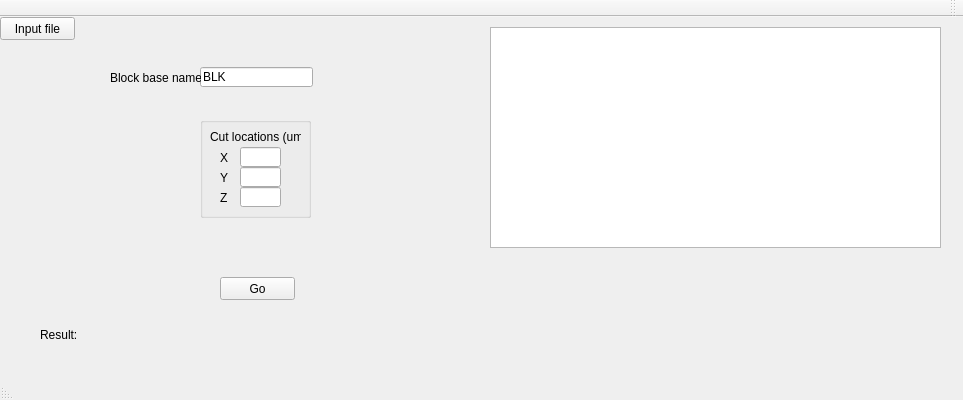
<?xml version="1.0" encoding="UTF-8"?>
<ui version="4.0">
 <class>MainWindow</class>
 <widget class="QMainWindow" name="MainWindow">
  <property name="geometry">
   <rect>
    <x>0</x>
    <y>0</y>
    <width>963</width>
    <height>400</height>
   </rect>
  </property>
  <property name="windowTitle">
   <string>Cut a SpatialGraph file into blocks</string>
  </property>
  <property name="layoutDirection">
   <enum>Qt::RightToLeft</enum>
  </property>
  <widget class="QWidget" name="centralWidget">
   <widget class="QPushButton" name="pushButtonInFile">
    <property name="geometry">
     <rect>
      <x>0</x>
      <y>0</y>
      <width>75</width>
      <height>23</height>
     </rect>
    </property>
    <property name="text">
     <string>Input file</string>
    </property>
   </widget>
   <widget class="QLabel" name="labelInFile">
    <property name="geometry">
     <rect>
      <x>80</x>
      <y>0</y>
      <width>401</width>
      <height>21</height>
     </rect>
    </property>
    <property name="text">
     <string/>
    </property>
   </widget>
   <widget class="QPushButton" name="pushButtonZoom">
    <property name="geometry">
     <rect>
      <x>220</x>
      <y>260</y>
      <width>75</width>
      <height>23</height>
     </rect>
    </property>
    <property name="text">
     <string>Go</string>
    </property>
   </widget>
   <widget class="QLabel" name="label">
    <property name="geometry">
     <rect>
      <x>40</x>
      <y>310</y>
      <width>41</width>
      <height>16</height>
     </rect>
    </property>
    <property name="text">
     <string>Result:</string>
    </property>
   </widget>
   <widget class="QLabel" name="labelResult">
    <property name="geometry">
     <rect>
      <x>80</x>
      <y>310</y>
      <width>491</width>
      <height>16</height>
     </rect>
    </property>
    <property name="text">
     <string/>
    </property>
   </widget>
   <widget class="QTextEdit" name="textEdit">
    <property name="geometry">
     <rect>
      <x>490</x>
      <y>10</y>
      <width>451</width>
      <height>221</height>
     </rect>
    </property>
   </widget>
   <widget class="QGroupBox" name="groupBox_cutvalues">
    <property name="geometry">
     <rect>
      <x>200</x>
      <y>100</y>
      <width>111</width>
      <height>101</height>
     </rect>
    </property>
    <property name="title">
     <string/>
    </property>
    <property name="alignment">
     <set>Qt::AlignRight|Qt::AlignTrailing|Qt::AlignVCenter</set>
    </property>
    <widget class="QLineEdit" name="lineEditZ">
     <property name="geometry">
      <rect>
       <x>40</x>
       <y>70</y>
       <width>41</width>
       <height>20</height>
      </rect>
     </property>
    </widget>
    <widget class="QLabel" name="labelcut">
     <property name="geometry">
      <rect>
       <x>10</x>
       <y>10</y>
       <width>91</width>
       <height>20</height>
      </rect>
     </property>
     <property name="text">
      <string>Cut locations (um)</string>
     </property>
    </widget>
    <widget class="QLabel" name="labelZ">
     <property name="geometry">
      <rect>
       <x>20</x>
       <y>70</y>
       <width>21</width>
       <height>21</height>
      </rect>
     </property>
     <property name="text">
      <string>Z</string>
     </property>
    </widget>
    <widget class="QLabel" name="labelX">
     <property name="geometry">
      <rect>
       <x>20</x>
       <y>30</y>
       <width>21</width>
       <height>21</height>
      </rect>
     </property>
     <property name="text">
      <string>X</string>
     </property>
    </widget>
    <widget class="QLabel" name="labelY">
     <property name="geometry">
      <rect>
       <x>20</x>
       <y>50</y>
       <width>21</width>
       <height>21</height>
      </rect>
     </property>
     <property name="text">
      <string>Y</string>
     </property>
    </widget>
    <widget class="QLineEdit" name="lineEditX">
     <property name="geometry">
      <rect>
       <x>40</x>
       <y>30</y>
       <width>41</width>
       <height>20</height>
      </rect>
     </property>
    </widget>
    <widget class="QLineEdit" name="lineEditY">
     <property name="geometry">
      <rect>
       <x>40</x>
       <y>50</y>
       <width>41</width>
       <height>20</height>
      </rect>
     </property>
    </widget>
   </widget>
   <widget class="QLineEdit" name="lineEditBasename">
    <property name="geometry">
     <rect>
      <x>200</x>
      <y>50</y>
      <width>113</width>
      <height>20</height>
     </rect>
    </property>
    <property name="text">
     <string>BLK</string>
    </property>
   </widget>
   <widget class="QLabel" name="label_basename">
    <property name="geometry">
     <rect>
      <x>110</x>
      <y>50</y>
      <width>91</width>
      <height>21</height>
     </rect>
    </property>
    <property name="text">
     <string>Block base name</string>
    </property>
   </widget>
  </widget>
  <widget class="QMenuBar" name="menuBar">
   <property name="geometry">
    <rect>
     <x>0</x>
     <y>0</y>
     <width>963</width>
     <height>21</height>
    </rect>
   </property>
  </widget>
  <widget class="QToolBar" name="mainToolBar">
   <attribute name="toolBarArea">
    <enum>TopToolBarArea</enum>
   </attribute>
   <attribute name="toolBarBreak">
    <bool>false</bool>
   </attribute>
  </widget>
  <widget class="QStatusBar" name="statusBar"/>
 </widget>
 <layoutdefault spacing="6" margin="11"/>
 <resources/>
 <connections>
  <connection>
   <sender>pushButtonInFile</sender>
   <signal>clicked()</signal>
   <receiver>MainWindow</receiver>
   <slot>inFileSelecter()</slot>
   <hints>
    <hint type="sourcelabel">
     <x>45</x>
     <y>54</y>
    </hint>
    <hint type="destinationlabel">
     <x>232</x>
     <y>44</y>
    </hint>
   </hints>
  </connection>
  <connection>
   <sender>pushButtonZoom</sender>
   <signal>clicked()</signal>
   <receiver>MainWindow</receiver>
   <slot>am_cutter()</slot>
   <hints>
    <hint type="sourcelabel">
     <x>276</x>
     <y>300</y>
    </hint>
    <hint type="destinationlabel">
     <x>370</x>
     <y>325</y>
    </hint>
   </hints>
  </connection>
 </connections>
 <slots>
  <slot>buttonClickHandler()</slot>
  <slot>inFileSelecter()</slot>
  <slot>am_cutter()</slot>
 </slots>
</ui>
